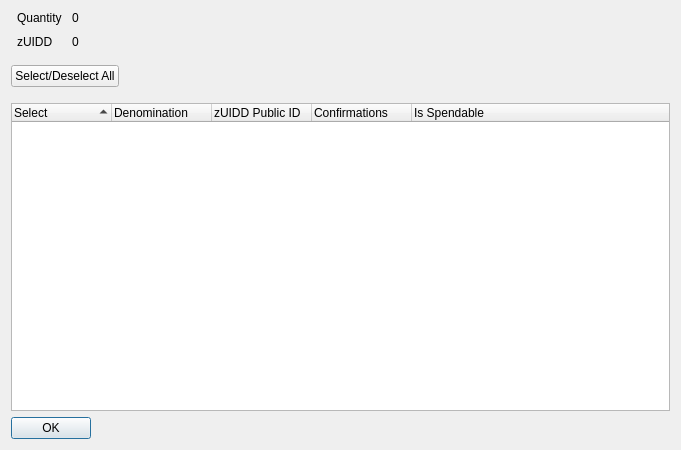
<?xml version="1.0" encoding="UTF-8"?>
<ui version="4.0">
 <class>ZUIDDControlDialog</class>
 <widget class="QDialog" name="ZUIDDControlDialog">
  <property name="geometry">
   <rect>
    <x>0</x>
    <y>0</y>
    <width>681</width>
    <height>450</height>
   </rect>
  </property>
  <property name="minimumSize">
   <size>
    <width>681</width>
    <height>450</height>
   </size>
  </property>
  <property name="windowTitle">
   <string>Select zUIDD to Spend</string>
  </property>
  <layout class="QVBoxLayout" name="verticalLayout" stretch="0,0,0,0">
   <item>
    <layout class="QHBoxLayout" name="horizontalLayout" stretch="0,0">
     <property name="spacing">
      <number>-1</number>
     </property>
     <property name="bottomMargin">
      <number>10</number>
     </property>
     <item>
      <layout class="QFormLayout" name="formLayout">
       <property name="horizontalSpacing">
        <number>10</number>
       </property>
       <property name="verticalSpacing">
        <number>10</number>
       </property>
       <property name="leftMargin">
        <number>6</number>
       </property>
       <property name="rightMargin">
        <number>6</number>
       </property>
       <item row="0" column="0">
        <widget class="QLabel" name="labelQuantity">
         <property name="text">
          <string>Quantity</string>
         </property>
        </widget>
       </item>
       <item row="0" column="1">
        <widget class="QLabel" name="labelQuantity_int">
         <property name="text">
          <string>0</string>
         </property>
        </widget>
       </item>
       <item row="1" column="0">
        <widget class="QLabel" name="labelZUIDD">
         <property name="text">
          <string>zUIDD</string>
         </property>
        </widget>
       </item>
       <item row="1" column="1">
        <widget class="QLabel" name="labelZUIDD_int">
         <property name="text">
          <string>0</string>
         </property>
        </widget>
       </item>
      </layout>
     </item>
     <item>
      <spacer name="horizontalSpacer_2">
       <property name="orientation">
        <enum>Qt::Horizontal</enum>
       </property>
       <property name="sizeHint" stdset="0">
        <size>
         <width>40</width>
         <height>20</height>
        </size>
       </property>
      </spacer>
     </item>
    </layout>
   </item>
   <item>
    <layout class="QHBoxLayout" name="horizontalLayout3" stretch="0,0">
     <property name="spacing">
      <number>14</number>
     </property>
     <property name="bottomMargin">
      <number>10</number>
     </property>
     <item>
      <widget class="QPushButton" name="pushButtonAll">
       <property name="text">
        <string>Select/Deselect All</string>
       </property>
      </widget>
     </item>
     <item>
      <spacer name="horizontalSpacer">
       <property name="orientation">
        <enum>Qt::Horizontal</enum>
       </property>
       <property name="sizeHint" stdset="0">
        <size>
         <width>40</width>
         <height>20</height>
        </size>
       </property>
      </spacer>
     </item>
    </layout>
   </item>
   <item>
    <widget class="QTreeWidget" name="treeWidget">
     <property name="sizePolicy">
      <sizepolicy hsizetype="Expanding" vsizetype="Expanding">
       <horstretch>0</horstretch>
       <verstretch>0</verstretch>
      </sizepolicy>
     </property>
     <property name="minimumSize">
      <size>
       <width>0</width>
       <height>250</height>
      </size>
     </property>
     <property name="alternatingRowColors">
      <bool>true</bool>
     </property>
     <property name="sortingEnabled">
      <bool>true</bool>
     </property>
     <property name="columnCount">
      <number>5</number>
     </property>
     <attribute name="headerDefaultSectionSize">
      <number>100</number>
     </attribute>
     <column>
      <property name="text">
       <string notr="true">Select</string>
      </property>
     </column>
     <column>
      <property name="text">
       <string notr="true">Denomination</string>
      </property>
     </column>
     <column>
      <property name="text">
       <string notr="true">zUIDD Public ID</string>
      </property>
     </column>
     <column>
      <property name="text">
       <string notr="true">Confirmations</string>
      </property>
     </column>
     <column>
      <property name="text">
       <string>Is Spendable</string>
      </property>
     </column>
    </widget>
   </item>
   <item>
    <widget class="QDialogButtonBox" name="buttonBox">
     <property name="sizePolicy">
      <sizepolicy hsizetype="Maximum" vsizetype="Fixed">
       <horstretch>0</horstretch>
       <verstretch>0</verstretch>
      </sizepolicy>
     </property>
     <property name="orientation">
      <enum>Qt::Horizontal</enum>
     </property>
     <property name="standardButtons">
      <set>QDialogButtonBox::Ok</set>
     </property>
    </widget>
   </item>
  </layout>
 </widget>
 <resources/>
 <connections>
  <connection>
   <sender>buttonBox</sender>
   <signal>accepted()</signal>
   <receiver>ZUIDDControlDialog</receiver>
   <slot>accept()</slot>
   <hints>
    <hint type="sourcelabel">
     <x>248</x>
     <y>254</y>
    </hint>
    <hint type="destinationlabel">
     <x>157</x>
     <y>274</y>
    </hint>
   </hints>
  </connection>
  <connection>
   <sender>buttonBox</sender>
   <signal>rejected()</signal>
   <receiver>ZUIDDControlDialog</receiver>
   <slot>reject()</slot>
   <hints>
    <hint type="sourcelabel">
     <x>316</x>
     <y>260</y>
    </hint>
    <hint type="destinationlabel">
     <x>286</x>
     <y>274</y>
    </hint>
   </hints>
  </connection>
 </connections>
</ui>
